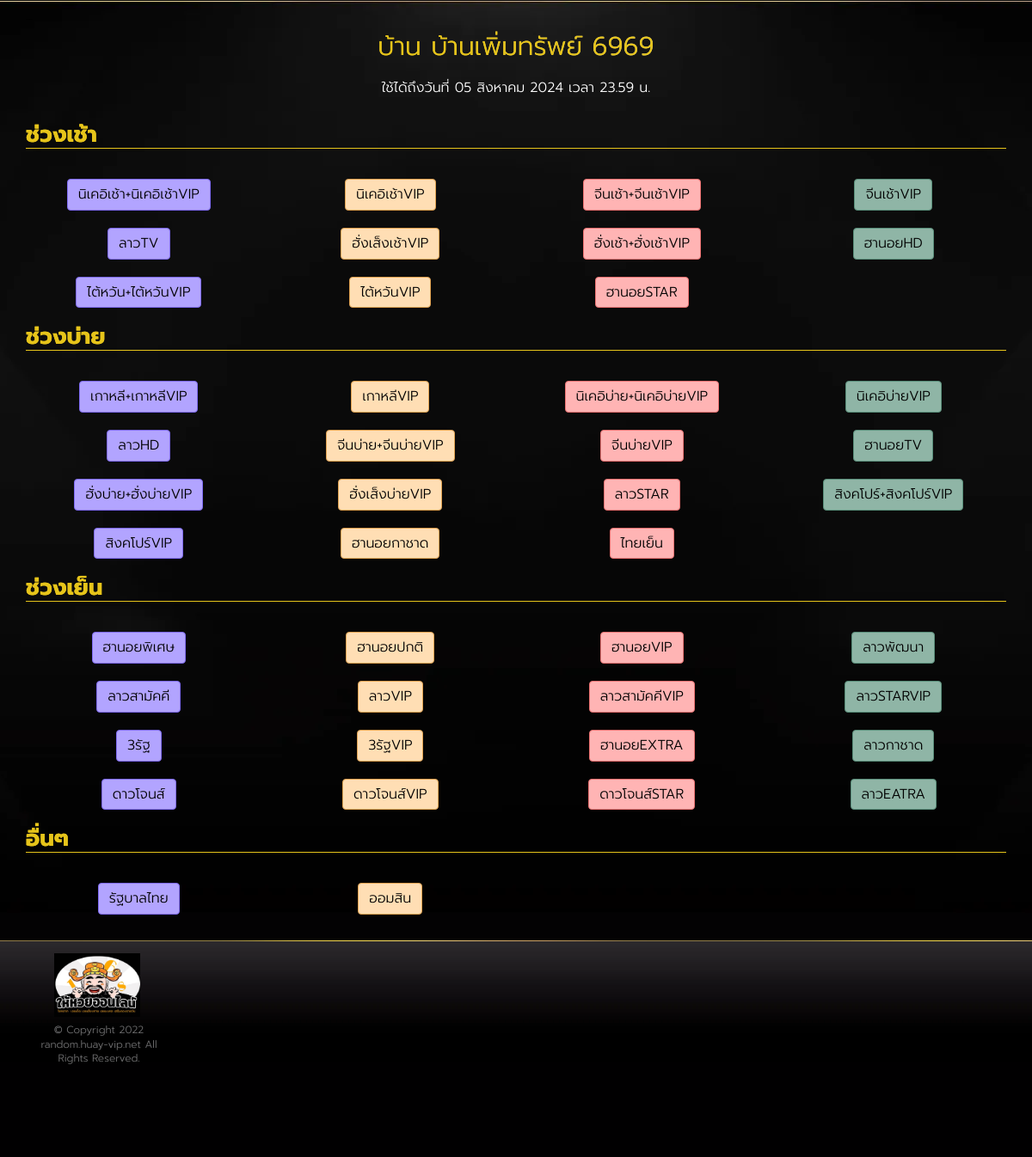
The app's page /admin, older data.
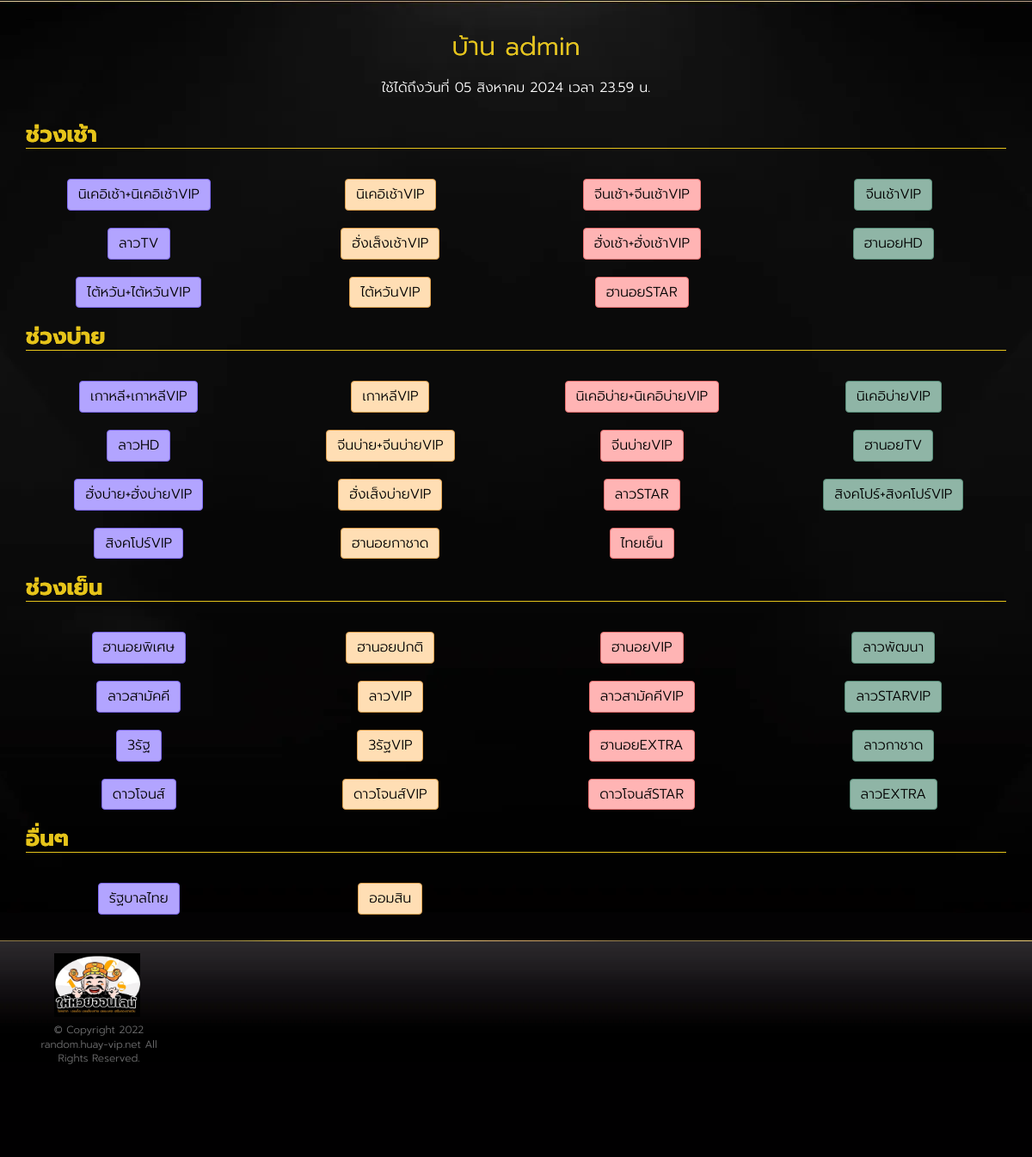
The same page, newer data.
### huayrandom/models.py (models this page shows, shortened)
class ProfileModel(models.Model):
    user = models.OneToOneField(User, on_delete=models.CASCADE)
    house_name = models.CharField(default='None', max_length=255)
    usertype = models.CharField(default='random', max_length=255)
    status = models.BooleanField(default=True)
    expire_date = models.DateTimeField(null=True, blank=True)
    credit_shop = models.BooleanField(default=True)
    random_mode = models.CharField(default='random_any', max_length=255)

class HuayListModel(models.Model):
    short_name = models.CharField(default='None', max_length=255)
    full_name = models.CharField(default='None', max_length=255)
    page_name = models.CharField(default='None', max_length=255)
    time = models.TimeField()
    link = models.CharField(default='None', max_length=255)

### huayrandom/views.py (the view)
# urls.py: path('<str:username>', Home, name='home'),
def Home(request, username):
    context = {}
    context['username'] = username
    resultCheckExpire = CheckExpireDate(username)
    if resultCheckExpire == "ตัดสิทธิ์แล้ว":
        request.session['expire'] = 'ตัดสิทธิ์แล้ว'
    else:
        resultCheckExpire = ""
    try:
        userObject = User.objects.get(username=username)
        profileObject = ProfileModel.objects.get(user=userObject)
        day = profileObject.expire_date.strftime("%d")
        month = profileObject.expire_date.strftime("%m")
        year = profileObject.expire_date.strftime("%Y")
        thaiMonth = ConvertToThaiMonth(month)
        expireDateThai = "{} {} {}".format(day, thaiMonth, year)
        for x in range(0, 4):
            if x == 0:
                huayObject = HuayListModel.objects.filter(time="07:00:00")
            elif x == 1:
                huayObject = HuayListModel.objects.filter(time="13:00:00")
            elif x == 2:
                huayObject = HuayListModel.objects.filter(time="19:00:00")
            elif x == 3:
                huayObject = HuayListModel.objects.filter(time="20:00:00")
            huayShortNameList = []
            huayLinkList = []
            btnColorList = []
            i = 1
            listPurple = [1, 5, 9, 13, 17, 21, 25, 29]
            listOrange = [2, 6, 10, 14, 18, 22, 26, 30]
            listPink = [3, 7, 11, 15, 19, 23, 27, 31]
            listGreen = [4, 8, 12, 16, 20, 24, 28, 32]
            for item in huayObject:
                huayShortNameList.append(item.short_name)
                huayLinkList.append(item.link)
                if i in listPurple:
                    btnColorList.append('purple')
                elif i in listOrange:
                    btnColorList.append('orange')
                elif i in listPink:
                    btnColorList.append('pink')
                elif i in listGreen:
                    btnColorList.append('green')
                i += 1
            if x == 0:
                zipDataForLoopMorning = zip(
                    huayShortNameList, huayLinkList, btnColorList)
            elif x == 1:
                zipDataForLoopAfternoon = zip(
                    huayShortNameList, huayLinkList, btnColorList)
            elif x == 2:
                zipDataForLoopEvening = zip(
                    huayShortNameList, huayLinkList, btnColorList)
            elif x == 3:
                zipDataForLoopOther = zip(
                    huayShortNameList, huayLinkList, btnColorList)
        context['houseNameThai'] = profileObject.house_name
        context['expireDateThai'] = expireDateThai
        context['zipDataForLoopMorning'] = zipDataForLoopMorning
        context['zipDataForLoopAfternoon'] = zipDataForLoopAfternoon
        context['zipDataForLoopEvening'] = zipDataForLoopEvening
        context['zipDataForLoopOther'] = zipDataForLoopOther
        if 'expire' in request.session:
            context['expire'] = request.session['expire']
            context['username'] = username
            request.session['expire'] = ''  # clear stuck error in session
        return render(request, 'index.html', context)
    except:
        request.session['error'] = 'ไม่มีบ้านดังกล่าว'
        return redirect('index')

### huayrandom/views.py (called while the page is built)
def ConvertToThaiMonth(month):
    if month == '01':
        thaiMonth = 'มกราคม'
    elif month == '02':
        thaiMonth = 'กุมภาพันธ์'
    elif month == '03':
        thaiMonth = 'มีนาคม'
    elif month == '04':
        thaiMonth = 'เมษายน'
    elif month == '05':
        thaiMonth = 'พฤษภาคม'
    elif month == '06':
        thaiMonth = 'มิถุนายน'
    elif month == '07':
        thaiMonth = 'กรกฎาคม'
    elif month == '08':
        thaiMonth = 'สิงหาคม'
    elif month == '09':
        thaiMonth = 'กันยายน'
    elif month == '10':
        thaiMonth = 'ตุลาคม'
    elif month == '11':
        thaiMonth = 'พฤศจิกายน'
    elif month == '12':
        thaiMonth = 'ธันวาคม'
    return thaiMonth

def CheckExpireDate(username):
    try:
        userObject = User.objects.get(username=username)
        profileObject = ProfileModel.objects.get(user=userObject)
        expireDate = profileObject.expire_date
        expireDateNewFormat = expireDate.strftime("%Y%m%d%H%M")
        timeNow = datetime.now() + relativedelta(hours=7)
        currentTime = timeNow.strftime("%Y%m%d%H%M")
        if currentTime >= expireDateNewFormat:
            return "ตัดสิทธิ์แล้ว"
    except:
        pass

### huayrandom/templates/index.html (shortened to what this page needs)
{% extends 'component/layout.html' %}
{%block content%}
<div class="wrap">
  <section class="slot-home-body">
    <div class="container">
      <div>
        <h1 class="black-font">โปรแกรมสุ่มหวย</h1>
        <div class="shine-text font-size-30 text-center">บ้าน {{houseNameThai}}</div>
        <p class="text-center">ใช้ได้ถึงวันที่ {{expireDateThai}} เวลา 23.59 น.</p>
      </div>
      <div class="row">
        <div class="col-md-12">
          <div class="top-slot-list">
            <div class="row">
              <div class="col-xs-12">
              <h2 class="title shine-text underline">ช่วงเช้า</h2>
              </div>
              {%for item1,item2,item3 in zipDataForLoopMorning%}
              <div class="col-lg-3 col-md-3 col-sm-3 col-xs-6 mt-5">
                <a href="/result/{{username}}/{{item2}}" class="btn btn-{{item3}}">{{item1}}</a>
              </div>
              {%endfor%}
            </div>
            <div class="row">
              <div class="col-xs-12">
              <h2 class="title shine-text underline">ช่วงบ่าย</h2>
              </div>
              {%for item1,item2,item3 in zipDataForLoopAfternoon%}
              <div class="col-lg-3 col-md-3 col-sm-3 col-xs-6 mt-5">
                <a href="/result/{{username}}/{{item2}}" class="btn btn-{{item3}}">{{item1}}</a>
              </div>
              {%endfor%}
            </div>
            <div class="row">
              <div class="col-xs-12">
              <h2 class="title shine-text underline">ช่วงเย็น</h2>
              </div>
              {%for item1,item2,item3 in zipDataForLoopEvening%}
              <div class="col-lg-3 col-md-3 col-sm-3 col-xs-6 mt-5">
                <a href="/result/{{username}}/{{item2}}" class="btn btn-{{item3}}">{{item1}}</a>
              </div>
              {%endfor%}
            </div>
            <div class="row">
              <div class="col-xs-12">
              <h2 class="title shine-text underline">อื่นๆ</h2>
              </div>
              {%for item1,item2,item3 in zipDataForLoopOther%}
              <div class="col-lg-3 col-md-3 col-sm-3 col-xs-6 mt-5">
                <a href="/result/{{username}}/{{item2}}" class="btn btn-{{item3}}">{{item1}}</a>
              </div>
              {%endfor%}
            </div>
          </div>
        </div>
      </div>
    </div>
  </section>
</div>
{%endblock content%}

### huayrandom/templates/component/layout.html (shortened to what this page needs)
<!DOCTYPE html>
<html lang="th">
<head>
  <link href="/static/assets/css/bootstrap.min.css" rel="stylesheet">
  <link href="/static/assets/css/style.css?v=220529062562" rel="stylesheet">
  <link href="/static/assets/css/style-custom.css" rel="stylesheet">
  <link href="/static/assets/css/font-awesome/css/font-awesome.min.css" rel="stylesheet">
</head>
<body>
  {%block content%} {%endblock content%}
  <footer class="footer">
    <div class="container">
      <div class="row">
        <div class="col-md-2">
          <ul class="bank-list">
            <li class="d-flex justify-content-center">
              <img src="/static/images/logo/logo.png" alt="" style="margin-bottom:7px;width:100px">
            </li>
            <li>
              <p class="text-center">© Copyright 2022
                <a href="/">
                  random.huay-vip.net</a> All Rights Reserved.
              </p>
              <br><br><br><br><br>
            </li>
          </ul>
        </div>
        <div class="col-md-6">
        </div>
      </div>
    </div>
  </footer>
</body>
</html>

### static/assets/css/style.css (style rules this page uses)
body { background: #030203; color: #fff; font-family: 'Prompt-Light'; font-size: 21px; }
h1, h2, h3 { color: #e6c41a; font-family: 'Prompt' }
h2.title, h3.title { font-size: 26px; border-bottom: 1px solid #e6c41a }
a { color: #fff; -moz-transition: ease .3s; -o-transition: ease .3s; -webkit-transition: ease .3s; transition: ease .3s }
p { font-family: Helvetica, Arial, sans-sarif; font-size: 16px; line-height: 1.4 }
.wrap { background: url("/static/images/background/bkg_livecasino.webp") top center no-repeat; padding-top: 1px }
.shine-text { background: linear-gradient(to right, #e6c41a 20%, #ffffff 40%, #ffffff 60%, #e6c41a 80%); background-size: 200% auto; color: #e6c41a; background-clip: text; text-fill-color: transparent; -webkit-background-clip: text; animation: shine 2s linear infinite; margin-bottom: 15px }
.footer { min-height: 136px; background: url("/static/images/component/bkg_top.webp") repeat-x; background-color: #010001; z-index: 99; border: 0 !important; margin-bottom: 0; margin-top: 30px; position: relative; z-index: 10; padding-top: 15px; color: #fff }
.footer:after { content: ''; left: 0; top: 0; background: url("/static/images/component/line_bkg_top.webp") repeat-x; height: 1px; width: 100%; position: absolute }
.footer .bank-list, .footer .contact-list, .footer .platform-list { list-style: none; padding: 0 }
.footer .bank-list li, .footer .contact-list li, .footer .platform-list li { display: inline-block; vertical-align: middle }
.footer .bank-list li+li, .footer .contact-list li+li, .footer .platform-list li+li { margin-left: 5px }
.btn { font-size: 22px }

### static/assets/css/style-custom.css (style rules this page uses)
body { font-family: "Prompt-Light" !important; font-size: 10px; background-image: url("/static/images/background/bdg.webp"); }
.black-font { color:black; font-size: 1px; }
.btn-purple { color:#000; background-color: #B2A4FF; border-color:#7f6bf5; }
.btn-pink { color:#000; background-color: #FFB4B4; border-color:#ee7272; }
.btn-orange { color:#000; background-color: #FFDEB4; border-color:#e1a250; }
.btn-green { color:#000; background-color: #8fb5a6; border-color:#5A8F7B; }
p { font-family: "Prompt-Light", sans-serif !important; }
.footer, .footer a, .footer p { color: #707071 !important; font-size: 12px !important; }
.mt-5 { margin-top: 20px; }
.btn { font-size: 16px; }
.font-size-30 { font-size: 30px !important; }
.d-flex { display: flex !important; }
.justify-content-center { justify-content: center; }
.row .col-lg-3, .row .col-md-4, .row .col-sm-6 { justify-content: center; display: flex; }

Row changes from the older to the newer data that the page shows:
changed ProfileModel: house_name "บ้านเพิ่มทรัพย์ 6969" → "admin"
Text that changed along with them:
new list line: "ลาวEXTRA"
list line gone: "ลาวEATRA"
